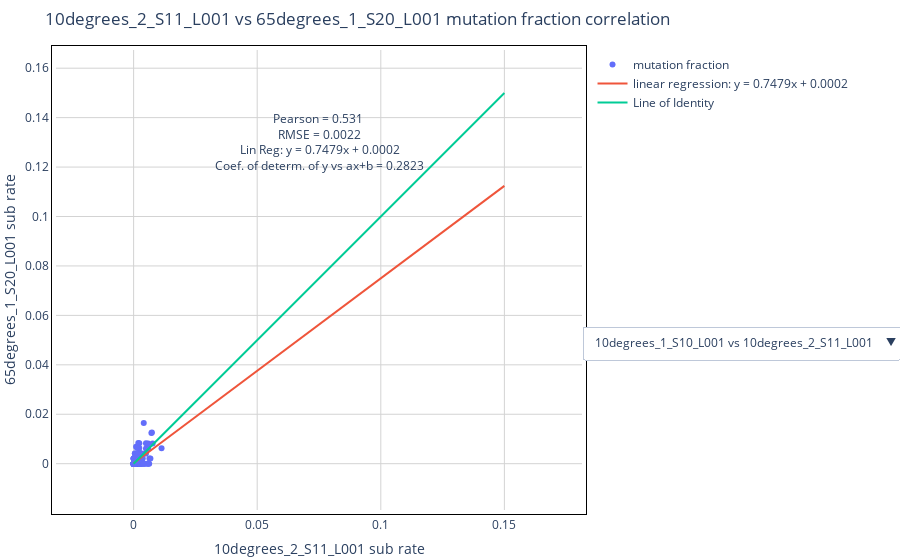

Here is the notebook cell this chart was saved with:
### Code cell
%reload_ext autoreload
%autoreload 2
a = study.compare_mutation_profiles(
    sample = ['10degrees_2_S11_L001','65degrees_1_S20_L001','45degrees_2_S19_L001','10degrees_1_S10_L001'],
    reference = reference,
    section = 'full',
    pearson_filter_gap = 0.1,
    normalize = 0
)['fig']
a.show()

with open(os.path.join(path_figs, 'compare_mutation_profiles.html'), 'w') as f:
    f.write(a.to_html(full_html=False, include_plotlyjs='cdn'))

### Figure 1 — Plotly figure (JSON) as saved in the notebook; plotly's stock layout.template omitted (floating-point values rounded to 4 significant figures; data arrays with more than 128 entries replaced by an {"elided": "..."} marker saying what was removed)
{"data": [{"hovertemplate": "%{text} <br>mut frac x: %{x} <br>mut frac y: %{y}", "mode": "markers", "name": "mutation fraction", "text": {"elided": "170 str values"}, "type": "scatter", "visible": true, "x": {"elided": "170 float values"}, "y": {"elided": "170 float values"}}, {"mode": "lines", "name": "linear regression: y = 0.7479x + 0.0002", "type": "scatter", "visible": true, "x": [0, 0.003061, 0.006122, 0.009184, 0.01224, 0.01531, 0.01837, 0.02143, 0.02449, 0.02755, 0.03061, 0.03367, 0.03673, 0.0398, 0.04286, 0.04592, 0.04898, 0.05204, 0.0551, 0.05816, 0.06122, 0.06429, 0.06735, 0.07041, 0.07347, 0.07653, 0.07959, 0.08265, 0.08571, 0.08878, 0.09184, 0.0949, 0.09796, 0.101, 0.1041, 0.1071, 0.1102, 0.1133, 0.1163, 0.1194, 0.1224, 0.1255, 0.1286, 0.1316, 0.1347, 0.1378, 0.1408, 0.1439, 0.1469, 0.15], "y": [0.0001963, 0.002486, 0.004775, 0.007064, 0.009354, 0.01164, 0.01393, 0.01622, 0.01851, 0.0208, 0.02309, 0.02538, 0.02767, 0.02996, 0.03225, 0.03454, 0.03683, 0.03912, 0.0414, 0.04369, 0.04598, 0.04827, 0.05056, 0.05285, 0.05514, 0.05743, 0.05972, 0.06201, 0.0643, 0.06659, 0.06888, 0.07117, 0.07346, 0.07575, 0.07803, 0.08032, 0.08261, 0.0849, 0.08719, 0.08948, 0.09177, 0.09406, 0.09635, 0.09864, 0.1009, 0.1032, 0.1055, 0.1078, 0.1101, 0.1124]}, {"mode": "lines", "name": "Line of Identity", "type": "scatter", "visible": true, "x": [0, 0.15], "y": [0, 0.15]}, {"hovertemplate": "%{text} <br>mut frac x: %{x} <br>mut frac y: %{y}", "mode": "markers", "name": "mutation fraction", "text": {"elided": "170 str values"}, "type": "scatter", "visible": false, "x": {"elided": "170 float values"}, "y": {"elided": "170 float values"}}, {"mode": "lines", "name": "linear regression: y = 1.1223x + 0.0019", "type": "scatter", "visible": false, "x": [0, 0.003061, 0.006122, 0.009184, 0.01224, 0.01531, 0.01837, 0.02143, 0.02449, 0.02755, 0.03061, 0.03367, 0.03673, 0.0398, 0.04286, 0.04592, 0.04898, 0.05204, 0.0551, 0.05816, 0.06122, 0.06429, 0.06735, 0.07041, 0.07347, 0.07653, 0.07959, 0.08265, 0.08571, 0.08878, 0.09184, 0.0949, 0.09796, 0.101, 0.1041, 0.1071, 0.1102, 0.1133, 0.1163, 0.1194, 0.1224, 0.1255, 0.1286, 0.1316, 0.1347, 0.1378, 0.1408, 0.1439, 0.1469, 0.15], "y": [0.001913, 0.005348, 0.008784, 0.01222, 0.01565, 0.01909, 0.02253, 0.02596, 0.0294, 0.03283, 0.03627, 0.0397, 0.04314, 0.04657, 0.05001, 0.05345, 0.05688, 0.06032, 0.06375, 0.06719, 0.07062, 0.07406, 0.07749, 0.08093, 0.08437, 0.0878, 0.09124, 0.09467, 0.09811, 0.1015, 0.105, 0.1084, 0.1118, 0.1153, 0.1187, 0.1222, 0.1256, 0.129, 0.1325, 0.1359, 0.1393, 0.1428, 0.1462, 0.1496, 0.1531, 0.1565, 0.1599, 0.1634, 0.1668, 0.1703]}, {"mode": "lines", "name": "Line of Identity", "type": "scatter", "visible": false, "x": [0, 0.15], "y": [0, 0.15]}, {"hovertemplate": "%{text} <br>mut frac x: %{x} <br>mut frac y: %{y}", "mode": "markers", "name": "mutation fraction", "text": {"elided": "170 str values"}, "type": "scatter", "visible": false, "x": {"elided": "170 float values"}, "y": {"elided": "170 float values"}}, {"mode": "lines", "name": "linear regression: y = 0.4651x + 0.003", "type": "scatter", "visible": false, "x": [0, 0.003061, 0.006122, 0.009184, 0.01224, 0.01531, 0.01837, 0.02143, 0.02449, 0.02755, 0.03061, 0.03367, 0.03673, 0.0398, 0.04286, 0.04592, 0.04898, 0.05204, 0.0551, 0.05816, 0.06122, 0.06429, 0.06735, 0.07041, 0.07347, 0.07653, 0.07959, 0.08265, 0.08571, 0.08878, 0.09184, 0.0949, 0.09796, 0.101, 0.1041, 0.1071, 0.1102, 0.1133, 0.1163, 0.1194, 0.1224, 0.1255, 0.1286, 0.1316, 0.1347, 0.1378, 0.1408, 0.1439, 0.1469, 0.15], "y": [0.003049, 0.004473, 0.005897, 0.007321, 0.008745, 0.01017, 0.01159, 0.01302, 0.01444, 0.01586, 0.01729, 0.01871, 0.02014, 0.02156, 0.02298, 0.02441, 0.02583, 0.02725, 0.02868, 0.0301, 0.03153, 0.03295, 0.03437, 0.0358, 0.03722, 0.03864, 0.04007, 0.04149, 0.04292, 0.04434, 0.04576, 0.04719, 0.04861, 0.05004, 0.05146, 0.05288, 0.05431, 0.05573, 0.05715, 0.05858, 0.06, 0.06143, 0.06285, 0.06427, 0.0657, 0.06712, 0.06855, 0.06997, 0.07139, 0.07282]}, {"mode": "lines", "name": "Line of Identity", "type": "scatter", "visible": false, "x": [0, 0.15], "y": [0, 0.15]}], "layout": {"annotations": [{"showarrow": false, "text": "Pearson = 0.531 <br> RMSE = 0.0022 <br> Lin Reg: y = 0.7479x + 0.0002 <br> Coef. of determ. of y vs ax+b = 0.2823 ", "visible": true, "y": 0.13}, {"showarrow": false, "text": "Pearson = 0.484 <br> RMSE = 0.0038 <br> Lin Reg: y = 1.1223x + 0.0019 <br> Coef. of determ. of y vs ax+b = 0.2342 ", "visible": false, "y": 0.13}, {"showarrow": false, "text": "Pearson = 0.282 <br> RMSE = 0.0041 <br> Lin Reg: y = 0.4651x + 0.003 <br> Coef. of determ. of y vs ax+b = 0.0797 ", "visible": false, "y": 0.13}], "margin": {"b": 50, "l": 0, "pad": 4, "r": 0, "t": 50}, "paper_bgcolor": "white", "plot_bgcolor": "white", "title": {"text": "10degrees_2_S11_L001 vs 65degrees_1_S20_L001 mutation fraction correlation"}, "updatemenus": [{"active": 0, "buttons": [{"args": [{"visible": [true, true, true, false, false, false, false, false, false]}, {"annotations": [{"showarrow": false, "text": "Pearson = 0.531 <br> RMSE = 0.0022 <br> Lin Reg: y = 0.7479x + 0.0002 <br> Coef. of determ. of y vs ax+b = 0.2823 ", "visible": true, "y": 0.13}, {"showarrow": false, "text": "Pearson = 0.531 <br> RMSE = 0.0022 <br> Lin Reg: y = 0.7479x + 0.0002 <br> Coef. of determ. of y vs ax+b = 0.2823 ", "visible": false, "y": 0.13}, {"showarrow": false, "text": "Pearson = 0.531 <br> RMSE = 0.0022 <br> Lin Reg: y = 0.7479x + 0.0002 <br> Coef. of determ. of y vs ax+b = 0.2823 ", "visible": false, "y": 0.13}], "title": "10degrees_1_S10_L001 vs 10degrees_2_S11_L001 mutation fraction correlation", "xaxis.title": "10degrees_1_S10_L001 sub rate", "yaxis.title": "10degrees_2_S11_L001 sub rate"}], "label": "10degrees_1_S10_L001 vs 10degrees_2_S11_L001", "method": "update"}, {"args": [{"visible": [false, false, false, true, true, true, false, false, false]}, {"annotations": [{"showarrow": false, "text": "Pearson = 0.484 <br> RMSE = 0.0038 <br> Lin Reg: y = 1.1223x + 0.0019 <br> Coef. of determ. of y vs ax+b = 0.2342 ", "visible": false, "y": 0.13}, {"showarrow": false, "text": "Pearson = 0.484 <br> RMSE = 0.0038 <br> Lin Reg: y = 1.1223x + 0.0019 <br> Coef. of determ. of y vs ax+b = 0.2342 ", "visible": true, "y": 0.13}, {"showarrow": false, "text": "Pearson = 0.484 <br> RMSE = 0.0038 <br> Lin Reg: y = 1.1223x + 0.0019 <br> Coef. of determ. of y vs ax+b = 0.2342 ", "visible": false, "y": 0.13}], "title": "10degrees_1_S10_L001 vs 65degrees_1_S20_L001 mutation fraction correlation", "xaxis.title": "10degrees_1_S10_L001 sub rate", "yaxis.title": "65degrees_1_S20_L001 sub rate"}], "label": "10degrees_1_S10_L001 vs 65degrees_1_S20_L001", "method": "update"}, {"args": [{"visible": [false, false, false, false, false, false, true, true, true]}, {"annotations": [{"showarrow": false, "text": "Pearson = 0.282 <br> RMSE = 0.0041 <br> Lin Reg: y = 0.4651x + 0.003 <br> Coef. of determ. of y vs ax+b = 0.0797 ", "visible": false, "y": 0.13}, {"showarrow": false, "text": "Pearson = 0.282 <br> RMSE = 0.0041 <br> Lin Reg: y = 0.4651x + 0.003 <br> Coef. of determ. of y vs ax+b = 0.0797 ", "visible": false, "y": 0.13}, {"showarrow": false, "text": "Pearson = 0.282 <br> RMSE = 0.0041 <br> Lin Reg: y = 0.4651x + 0.003 <br> Coef. of determ. of y vs ax+b = 0.0797 ", "visible": true, "y": 0.13}], "title": "10degrees_2_S11_L001 vs 65degrees_1_S20_L001 mutation fraction correlation", "xaxis.title": "10degrees_2_S11_L001 sub rate", "yaxis.title": "65degrees_1_S20_L001 sub rate"}], "label": "10degrees_2_S11_L001 vs 65degrees_1_S20_L001", "method": "update"}], "x": 1, "xanchor": "left", "y": 0.4, "yanchor": "top"}], "xaxis": {"gridcolor": "lightgray", "linecolor": "black", "linewidth": 1, "mirror": true, "range": [0, 0.15], "scaleanchor": "y", "scaleratio": 1, "showgrid": true, "title": {"text": "10degrees_2_S11_L001 sub rate"}, "zeroline": true, "zerolinecolor": "lightgray", "zerolinewidth": 1}, "yaxis": {"gridcolor": "lightgray", "linecolor": "black", "linewidth": 1, "mirror": true, "showgrid": true, "title": {"text": "65degrees_1_S20_L001 sub rate"}, "zeroline": true, "zerolinecolor": "lightgray", "zerolinewidth": 1}}}
